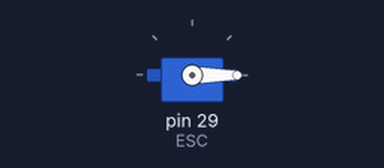
Simulated run of this sketch. Board: Arduino Mega 2560, built with avr-gcc and run on an emulated ATmega2560. Shown: servo.

Above: at 4.1 s.
At 5.1 s:
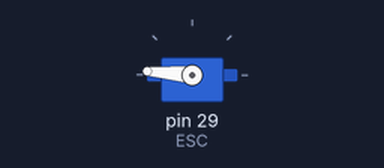
Timing chart, 0 to 6.6 s (numbered marks = the images above):
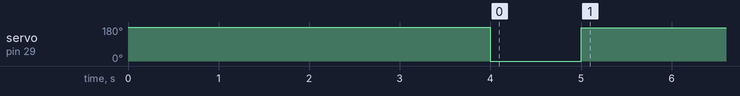

Measured:
- by itself, servo on pin 29 (ESC): 180° → 0° at 4.0 s, → 175° 1.0 s later

The sketch:

Arming_Sequence.ino
```cpp
#include <Servo.h>

Servo ESC;     // create servo object to control the ESC

void setup()
{
  // Attach the ESC on pin 9
  ESC.attach(29,1000,2000); // (pin, min pulse width, max pulse width in microseconds)
  armEsc();
}

void loop()
{
   ESC.write(175); //whatever speed
}

//arming sequence for the esc, decrease timing to 2000 ms for calibration
void armEsc()
{
  ESC.write(180);
  delay(4000);
  ESC.write(0);
  delay(1000);
}
```
